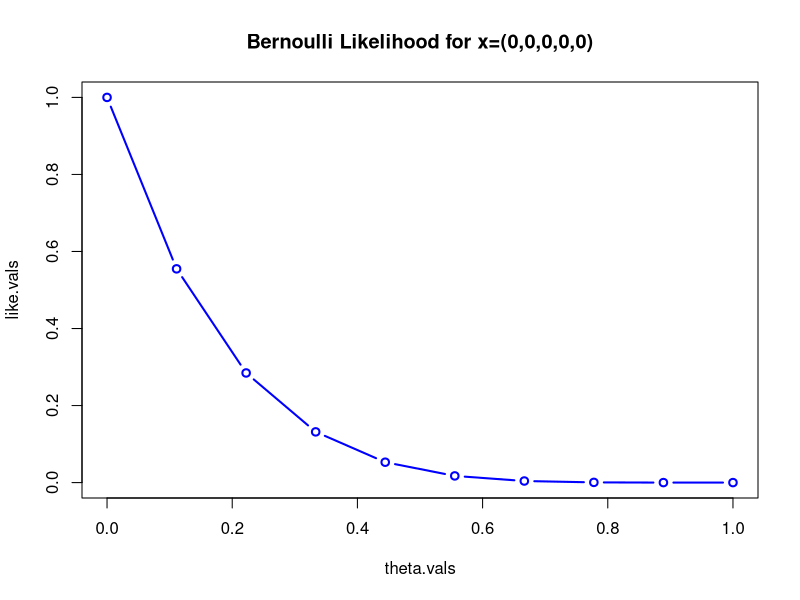
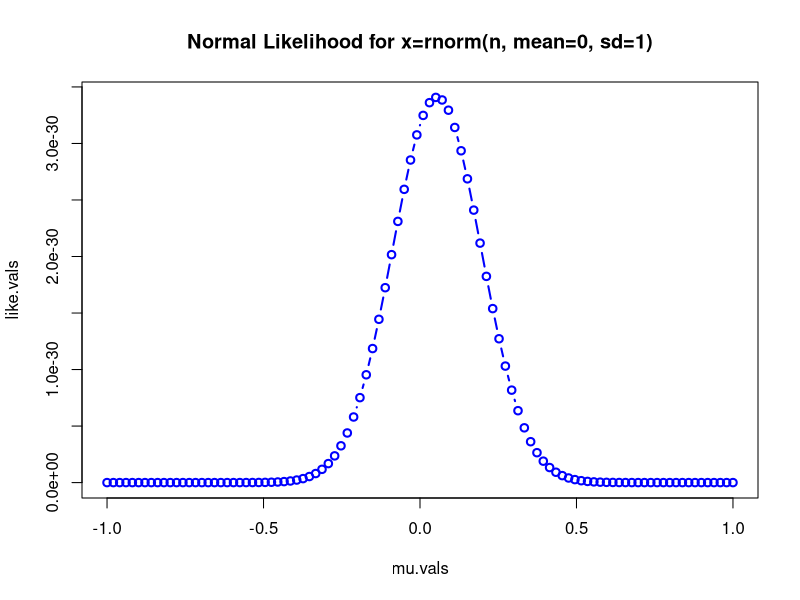
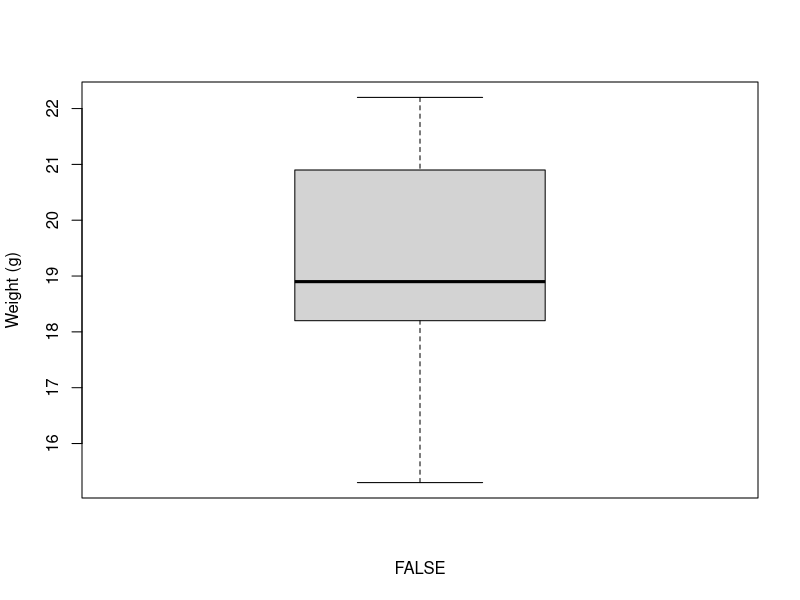
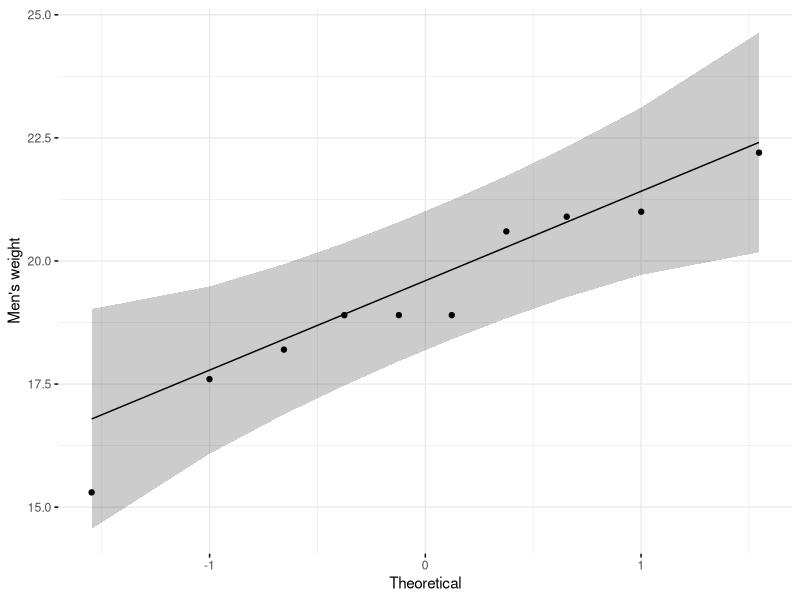

Write the R code that produced these figures, in order.
## ---- chunk 1
exam1 <- c(1.958,1.951,2.107,2.092,1.955,2.162,2.168,2.134,1.971,2.072,2.049,2.017,2.117,1.977,2.034,2.062,2.110,1.974,1.992,2.018,2.135,2.107,2.084,2.169,2.085,2.018,1.977,2.116,1.988,2.066,2.126,2.167,1.969,2.198,2.078,2.119,2.088,2.172,2.133,2.112,2.066,2.128,2.142,2.042,2.050,2.102,2.000,2.188,1.960,2.128)
mean(exam1)
length(exam1)
sqrt(var(exam1))
## ---- chunk 2
t.test(exam1, mu=mean(exam1), alternative = 'two.sided',conf.level = 0.95)
## ---- chunk 3
cheese <- c(21.5, 18.95, 18.55, 19.4, 19.15,
            22.35, 22.9, 22.2, 23.1)
t.test(cheese, mu = mean(cheese), alternative = 'two.sided')
## ---- chunk 4
likelihood.Bernoulli = function(theta, x) 

{                                                                
# theta success probability parameter
# x vector of data
n = length(x)
L_ans = theta^sum(x)*(1-theta)^(n-sum(x))
return(L_ans)
}
# plot Bernoulli likelihood
x = c(0,0,0,0,0)
theta.vals = seq(0,1, length.out=10)
## length.out	-- desired length of the sequence. A non-negative number, which for seq and seq.int will be rounded up if fractional

print(x)
print(theta.vals)
like.vals = likelihood.Bernoulli(theta.vals, x)
plot(theta.vals, like.vals, type="b", col="blue", lwd=2, main="Bernoulli Likelihood for x=(0,0,0,0,0)")
## ---- chunk 5
likelihood.normal.mu = function(mu, sig2=1, x) {
# mu mean of normal distribution for given sig2
# x vector of data
n = length(x)
a1 = (2*pi*sig2)^-(n/2)
a2 = -1/(2*sig2)
y = (x-mu) ^2
ans = a1*exp(a2*sum(y))
return(ans)
}
# generate N(0,1) data
n = 50
x = rnorm(n, mean=0, sd=1)

# compute normal likelihood as function of mu
mu.vals = seq(-1,1, length.out=100)
like.vals = rep(0,length(mu.vals))
for (i in 1:length(like.vals)) {
like.vals[i] = likelihood.normal.mu(mu.vals[i], sig2=1, x=x)
}
plot(mu.vals, like.vals, type="b", col="blue", lwd=2, main="Normal Likelihood for x=rnorm(n, mean=0, sd=1)")
## ---- chunk 6
set.seed(1234)
my_data <- data.frame(
  name = paste0(rep("M_", 10), 1:10),
  weight = round(rnorm(10, 20, 2), 1)
)
## ---- chunk 7
head(my_data, 10)
## ---- chunk 8
# Statistical summaries of weight
summary(my_data$weight)
## ---- chunk 9
boxplot(my_data$weight, 
          ylab = "Weight (g)", xlab = FALSE)
## ---- chunk 10
shapiro.test(my_data$weight) # => p-value = 0.6993
## ---- chunk 11
library("ggpubr")
ggqqplot(my_data$weight, ylab = "Men's weight",
         ggtheme = theme_minimal())
## ---- chunk 12
(a = mean(my_data$weight))
## ---- chunk 13
# One-sample t-test
res <- t.test(my_data$weight, mu =25, alternative = "two.sided")
# Printing the results
res 
## ---- chunk 14
t.test(my_data$weight, mu = 25,
              alternative = "less")
## ---- chunk 15
t.test(my_data$weight, mu = 25,
              alternative = "greater")
